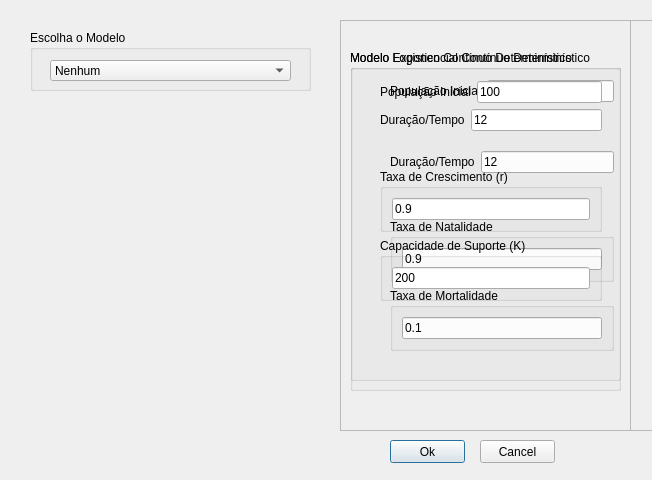
<?xml version="1.0" encoding="UTF-8"?>
<ui version="4.0">
 <class>JanelaModelo</class>
 <widget class="QDialog" name="JanelaModelo">
  <property name="geometry">
   <rect>
    <x>0</x>
    <y>0</y>
    <width>652</width>
    <height>480</height>
   </rect>
  </property>
  <property name="windowTitle">
   <string>Janela Modelo</string>
  </property>
  <property name="modal">
   <bool>true</bool>
  </property>
  <widget class="QGroupBox" name="groupBox_4">
   <property name="geometry">
    <rect>
     <x>30</x>
     <y>30</y>
     <width>281</width>
     <height>61</height>
    </rect>
   </property>
   <property name="title">
    <string>Escolha o Modelo</string>
   </property>
   <widget class="QComboBox" name="cbModelList">
    <property name="geometry">
     <rect>
      <x>20</x>
      <y>30</y>
      <width>241</width>
      <height>21</height>
     </rect>
    </property>
    <item>
     <property name="text">
      <string>Nenhum</string>
     </property>
    </item>
    <item>
     <property name="text">
      <string>Modelo Exponencial Contínuo Determinístico</string>
     </property>
    </item>
    <item>
     <property name="text">
      <string>Modelo Logístico Contínuo Determinístico</string>
     </property>
    </item>
    <item>
     <property name="text">
      <string>Outros</string>
     </property>
    </item>
   </widget>
   <zorder>cbModelList</zorder>
   <zorder>fmLogistico</zorder>
  </widget>
  <widget class="QFrame" name="fmExpContDet">
   <property name="geometry">
    <rect>
     <x>340</x>
     <y>20</y>
     <width>291</width>
     <height>411</height>
    </rect>
   </property>
   <property name="frameShape">
    <enum>QFrame::StyledPanel</enum>
   </property>
   <property name="frameShadow">
    <enum>QFrame::Raised</enum>
   </property>
   <widget class="QGroupBox" name="groupBox_3">
    <property name="geometry">
     <rect>
      <x>10</x>
      <y>30</y>
      <width>271</width>
      <height>341</height>
     </rect>
    </property>
    <property name="title">
     <string>Modelo Exponencial Contínuo Determinístico</string>
    </property>
    <widget class="QWidget" name="layoutWidget_2">
     <property name="geometry">
      <rect>
       <x>40</x>
       <y>30</y>
       <width>224</width>
       <height>271</height>
      </rect>
     </property>
     <layout class="QGridLayout" name="gridLayout_9">
      <item row="0" column="0">
       <layout class="QGridLayout" name="gridLayout_10">
        <item row="0" column="0">
         <widget class="QLabel" name="label_4">
          <property name="text">
           <string>População Inicial</string>
          </property>
         </widget>
        </item>
        <item row="0" column="1">
         <widget class="QLineEdit" name="lineEditPopExp">
          <property name="text">
           <string>100</string>
          </property>
         </widget>
        </item>
       </layout>
      </item>
      <item row="2" column="0">
       <layout class="QGridLayout" name="gridLayout_11">
        <item row="0" column="0">
         <widget class="QLabel" name="label_5">
          <property name="text">
           <string>Duração/Tempo</string>
          </property>
         </widget>
        </item>
        <item row="0" column="1">
         <widget class="QLineEdit" name="lineEditTempoExp">
          <property name="text">
           <string>12</string>
          </property>
         </widget>
        </item>
        <item row="1" column="1">
         <spacer name="verticalSpacer_4">
          <property name="orientation">
           <enum>Qt::Vertical</enum>
          </property>
          <property name="sizeHint" stdset="0">
           <size>
            <width>20</width>
            <height>40</height>
           </size>
          </property>
         </spacer>
        </item>
        <item row="1" column="0">
         <spacer name="verticalSpacer_5">
          <property name="orientation">
           <enum>Qt::Vertical</enum>
          </property>
          <property name="sizeHint" stdset="0">
           <size>
            <width>20</width>
            <height>40</height>
           </size>
          </property>
         </spacer>
        </item>
       </layout>
      </item>
      <item row="3" column="0">
       <layout class="QGridLayout" name="gridLayout_12">
        <item row="0" column="0">
         <widget class="QGroupBox" name="groupBox_5">
          <property name="title">
           <string>Taxa de Natalidade</string>
          </property>
          <layout class="QGridLayout" name="gridLayout_13">
           <item row="1" column="0">
            <layout class="QGridLayout" name="gridLayout_14"/>
           </item>
           <item row="0" column="0">
            <widget class="QLineEdit" name="lineEditNatalidade">
             <property name="text">
              <string>0.9</string>
             </property>
            </widget>
           </item>
          </layout>
         </widget>
        </item>
        <item row="1" column="0">
         <widget class="QGroupBox" name="groupBox_6">
          <property name="title">
           <string>Taxa de Mortalidade</string>
          </property>
          <layout class="QGridLayout" name="gridLayout_15">
           <item row="1" column="0">
            <layout class="QGridLayout" name="gridLayout_16"/>
           </item>
           <item row="0" column="0">
            <widget class="QLineEdit" name="lineEditMortalidade">
             <property name="text">
              <string>0.1</string>
             </property>
            </widget>
           </item>
          </layout>
         </widget>
        </item>
       </layout>
      </item>
      <item row="1" column="0">
       <spacer name="verticalSpacer_6">
        <property name="orientation">
         <enum>Qt::Vertical</enum>
        </property>
        <property name="sizeHint" stdset="0">
         <size>
          <width>20</width>
          <height>40</height>
         </size>
        </property>
       </spacer>
      </item>
     </layout>
    </widget>
   </widget>
   <zorder>groupBox_3</zorder>
   <zorder>fmLogistico</zorder>
  </widget>
  <widget class="QPushButton" name="pbOk">
   <property name="geometry">
    <rect>
     <x>390</x>
     <y>440</y>
     <width>75</width>
     <height>23</height>
    </rect>
   </property>
   <property name="text">
    <string>Ok</string>
   </property>
  </widget>
  <widget class="QPushButton" name="pbCancel">
   <property name="geometry">
    <rect>
     <x>480</x>
     <y>440</y>
     <width>75</width>
     <height>23</height>
    </rect>
   </property>
   <property name="text">
    <string>Cancel</string>
   </property>
  </widget>
  <widget class="QFrame" name="fmLogistico">
   <property name="geometry">
    <rect>
     <x>340</x>
     <y>20</y>
     <width>321</width>
     <height>411</height>
    </rect>
   </property>
   <property name="frameShape">
    <enum>QFrame::StyledPanel</enum>
   </property>
   <property name="frameShadow">
    <enum>QFrame::Raised</enum>
   </property>
   <widget class="QGroupBox" name="groupBox_7">
    <property name="enabled">
     <bool>true</bool>
    </property>
    <property name="geometry">
     <rect>
      <x>10</x>
      <y>30</y>
      <width>271</width>
      <height>331</height>
     </rect>
    </property>
    <property name="title">
     <string>Modelo Logistico Contínuo Determinístico</string>
    </property>
    <widget class="QWidget" name="layoutWidget">
     <property name="geometry">
      <rect>
       <x>30</x>
       <y>31</y>
       <width>222</width>
       <height>220</height>
      </rect>
     </property>
     <layout class="QGridLayout" name="gridLayout">
      <item row="0" column="0">
       <layout class="QGridLayout" name="gridLayout_17">
        <item row="0" column="0">
         <widget class="QLabel" name="label_6">
          <property name="text">
           <string>População Inicial</string>
          </property>
         </widget>
        </item>
        <item row="0" column="1">
         <widget class="QLineEdit" name="lineEditPopLog">
          <property name="text">
           <string>100</string>
          </property>
         </widget>
        </item>
       </layout>
      </item>
      <item row="1" column="0">
       <layout class="QGridLayout" name="gridLayout_18">
        <item row="0" column="0">
         <widget class="QLabel" name="label_7">
          <property name="text">
           <string>Duração/Tempo</string>
          </property>
         </widget>
        </item>
        <item row="0" column="1">
         <widget class="QLineEdit" name="lineEditTempoLog">
          <property name="text">
           <string>12</string>
          </property>
         </widget>
        </item>
        <item row="1" column="1">
         <spacer name="verticalSpacer_7">
          <property name="orientation">
           <enum>Qt::Vertical</enum>
          </property>
          <property name="sizeHint" stdset="0">
           <size>
            <width>20</width>
            <height>40</height>
           </size>
          </property>
         </spacer>
        </item>
        <item row="1" column="0">
         <spacer name="verticalSpacer_8">
          <property name="orientation">
           <enum>Qt::Vertical</enum>
          </property>
          <property name="sizeHint" stdset="0">
           <size>
            <width>20</width>
            <height>40</height>
           </size>
          </property>
         </spacer>
        </item>
       </layout>
      </item>
      <item row="2" column="0">
       <layout class="QGridLayout" name="gridLayout_19">
        <item row="0" column="0">
         <widget class="QGroupBox" name="groupBox_8">
          <property name="title">
           <string>Taxa de Crescimento (r)</string>
          </property>
          <layout class="QGridLayout" name="gridLayout_20">
           <item row="0" column="0">
            <widget class="QLineEdit" name="lineEditCresc">
             <property name="text">
              <string>0.9</string>
             </property>
            </widget>
           </item>
          </layout>
         </widget>
        </item>
        <item row="1" column="0">
         <widget class="QGroupBox" name="groupBox_9">
          <property name="title">
           <string>Capacidade de Suporte (K)</string>
          </property>
          <layout class="QGridLayout" name="gridLayout_21">
           <item row="0" column="0">
            <widget class="QLineEdit" name="lineEditCapSup">
             <property name="text">
              <string>200</string>
             </property>
            </widget>
           </item>
          </layout>
         </widget>
        </item>
       </layout>
      </item>
     </layout>
    </widget>
   </widget>
  </widget>
  <zorder>groupBox_4</zorder>
  <zorder>fmExpContDet</zorder>
  <zorder>pbOk</zorder>
  <zorder>pbCancel</zorder>
  <zorder>fmLogistico</zorder>
  <zorder>groupBox_7</zorder>
 </widget>
 <resources/>
 <connections/>
</ui>
